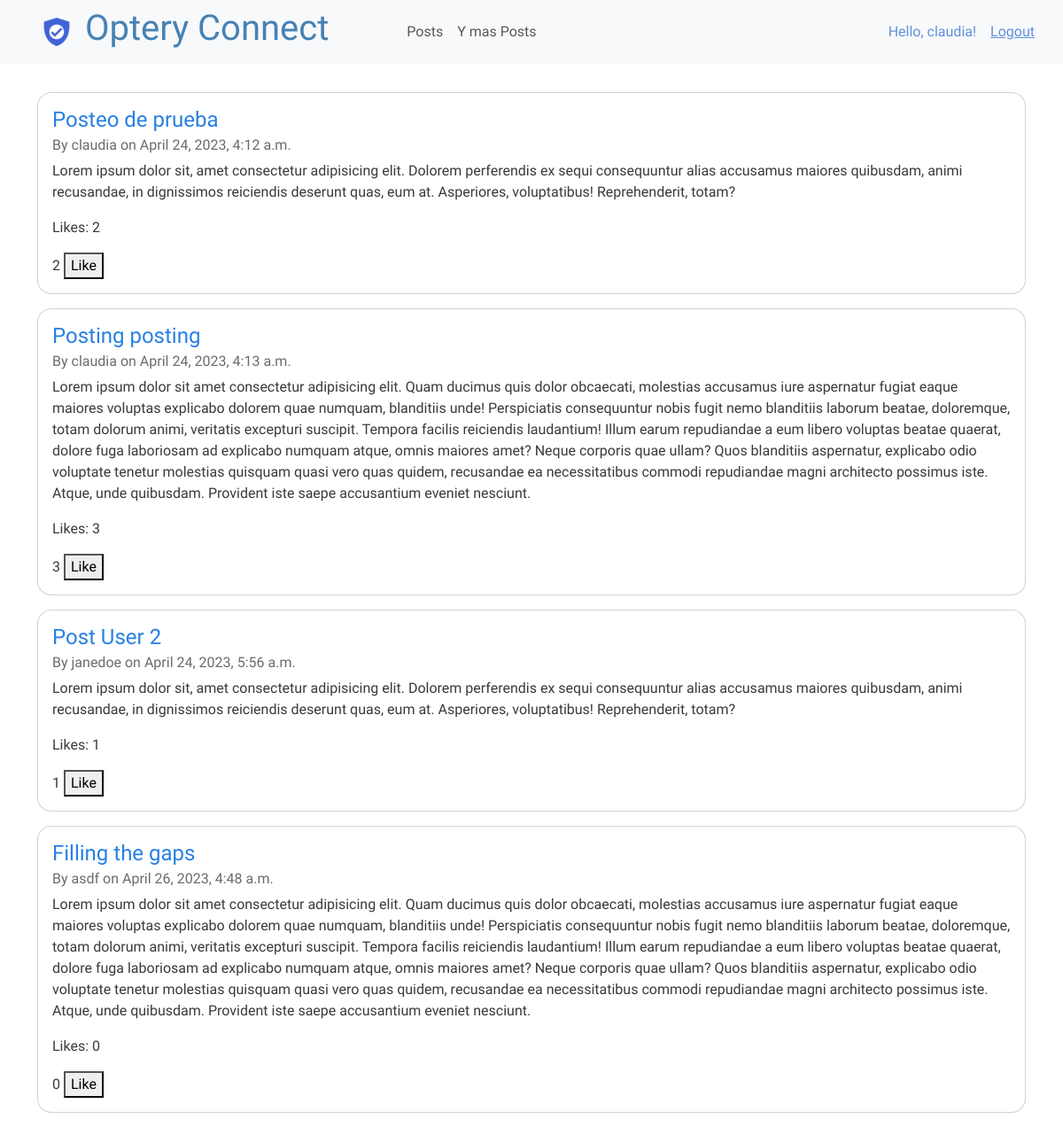
Page /social/posts/ (signed in) on the committed database.
### social/models.py (models this page shows, shortened)
class Post(models.Model):
    title = models.CharField(max_length=200)
    content = models.TextField()
    date_posted = models.DateTimeField(auto_now_add=True)
    author = models.ForeignKey(User, on_delete=models.CASCADE)

### social/views.py (the view)
# urls.py: path('posts/', post_list, name='posts'),
@login_required
def post_list(request):
    posts = Post.objects.annotate(num_likes=Count('likes'))
    return render(request, 'social/post_list.html', {'posts': posts})

### templates/social/post_list.html (shortened to what this page needs)
{% extends 'base.html' %}
{% block content %}
<div class="posts" style="padding-top: 2rem;">
    {% for post in posts %}
    <div class="card">
        <div class="card-body">
            <a href="{% url 'social:post_detail' post.id %}" style="text-decoration: none;">
                <h4 class="card-title">{{ post.title }}</h4>
            </a>
            <h6 class="card-subtitle mb-2 text-muted">By {{ post.author.username }} on {{ post.date_posted }}</h6>
            <p class="card-text">{{ post.content }}</p>
            <p>Likes: <span id="likes-count-{{ post.id }}"> {{ post.num_likes }} </span></p>
            <div id="like-post-{{ post.id }}">
                <form hx-post="{% url 'social:like_post' post.id %}" hx-trigger="submit" hx-swap="outerHTML"
                    hx-target="#like-post-{{ post.id }}" id="like-form-{{ post.id }}" data-post-id="{{ post.id }}">
                    <span id="likes-count-{{ post.id }}">{{ post.num_likes }}</span>
                    <button type="submit" id="like-button-{{ post.id }}">
                        {% if request.user in post.like.all %}
                        Unlike
                        {% else %}
                        Like
                        {% endif %}
                    </button>
                </form>
            </div>
        </div>
    </div>
    {% endfor %}
</div>
{% endblock %}

### templates/partials/_navbar.html (shortened to what this page needs)
{% load static %}
<nav class="navbar navbar-expand-lg navbar-light bg-light">
    <a href="{% url 'accounts:index' %}"><img src="{% static 'img/logo.png' %}"
            style="padding-right:1rem; padding-left:3rem"></a>
    <div class="collapse navbar-collapse" id="navbarNavAltMarkup">
        <div class="navbar-nav">
            <h1 style="padding-right: 5rem;color: steelblue;">Optery Connect</h1>
            {% if user.is_authenticated %}
            <li class="nav-item">
                <a class="nav-item nav-link" href="{% url 'social:posts' %}">Posts</a>
            </li>
            <li class="nav-item">
                <a class="nav-item nav-link" href="{% url 'social:posts' %}">Y mas Posts</a>
            </li>
            {% endif %}
        </div>
    </div>
    {% if user.is_authenticated %}
    <span class="hello-msg">Hello, {{request.user}}!</span>
    <span><a class="hello-msg m2" href="{% url 'accounts:logout' %}">Logout</a></span>
    {% endif %}
</nav>

### static/css/main.css (style rules this page uses)
.hello-msg { display: flex; color: #5F90DA; margin-right: 1rem; }
.m2 { padding-right: 1rem; }
.nav-item { display: flex; align-items: center; }
.card { border-radius: 1rem; margin-bottom: 1rem; }

### rows in the picture
Post: title "Posteo de prueba", author.username "claudia", date_posted "April 24, 2023, 4:12 a.m.", content "Lorem ipsum dolor sit, amet consectetur adipisicing elit. Dolorem perferendis ex sequi consequuntur alias accusamus maiores quibusdam, animi recusandae, in dignissimos reiciendis deserunt quas, eum at. Asperiores, voluptatibus! Reprehenderit, totam?", num_likes "2"
Post: title "Posting posting", author.username "claudia", date_posted "April 24, 2023, 4:13 a.m.", content "Lorem ipsum dolor sit amet consectetur adipisicing elit. Quam ducimus quis dolor obcaecati, molestias accusamus iure aspernatur fugiat eaque maiores voluptas explicabo dolorem quae numquam, blanditiis unde! Perspiciatis consequuntur nobis fugit nemo blanditiis laborum beatae, doloremque, totam dolorum animi, veritatis excepturi suscipit. Tempora facilis reiciendis laudantium! Illum earum repudiandae a eum libero voluptas beatae quaerat, dolore fuga laboriosam ad explicabo numquam atque, omnis maiores amet? Neque corporis quae ullam? Quos blanditiis aspernatur, explicabo odio voluptate tenetur molestias quisquam quasi vero quas quidem, recusandae ea necessitatibus commodi repudiandae magni…", num_likes "3"
Post: title "Post User 2", author.username "janedoe", date_posted "April 24, 2023, 5:56 a.m.", content "Lorem ipsum dolor sit, amet consectetur adipisicing elit. Dolorem perferendis ex sequi consequuntur alias accusamus maiores quibusdam, animi recusandae, in dignissimos reiciendis deserunt quas, eum at. Asperiores, voluptatibus! Reprehenderit, totam?", num_likes "1"
Post: title "Filling the gaps", author.username "asdf", date_posted "April 26, 2023, 4:48 a.m.", content "Lorem ipsum dolor sit amet consectetur adipisicing elit. Quam ducimus quis dolor obcaecati, molestias accusamus iure aspernatur fugiat eaque maiores voluptas explicabo dolorem quae numquam, blanditiis unde! Perspiciatis consequuntur nobis fugit nemo blanditiis laborum beatae, doloremque, totam dolorum animi, veritatis excepturi suscipit. Tempora facilis reiciendis laudantium! Illum earum repudiandae a eum libero voluptas beatae quaerat, dolore fuga laboriosam ad explicabo numquam atque, omnis maiores amet? Neque corporis quae ullam? Quos blanditiis aspernatur, explicabo odio voluptate tenetur molestias quisquam quasi vero quas quidem, recusandae ea necessitatibus commodi repudiandae magni…", num_likes "0"

### other values in the picture
{{ request.user }} "claudia"
